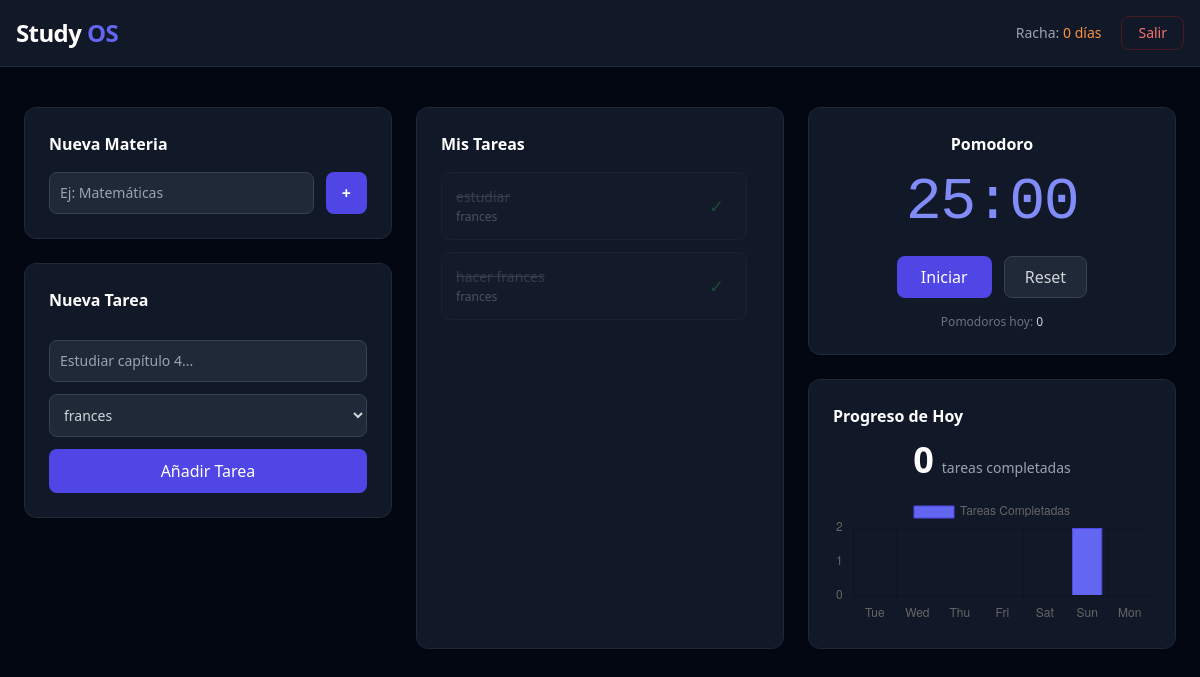
The app's page / (signed in) with its own data.
### core/models.py (models this page shows, shortened)
class Tarea(models.Model):
    titulo = models.CharField(max_length=200)
    materia = models.ForeignKey(Materia, on_delete=models.CASCADE)
    completada = models.BooleanField(default=False)
    fecha_completado = models.DateTimeField(null=True, blank=True)
    usuario = models.ForeignKey(User, on_delete=models.CASCADE)

class Materia(models.Model):
    nombre = models.CharField(max_length=100)
    usuario = models.ForeignKey(User, on_delete=models.CASCADE)

### core/views.py (the view, shortened to what this page needs)
# urls.py: path('', views.dashboard, name='dashboard'),
def dashboard(request):
    if not request.user.is_authenticated:
        return redirect('login')
    if 'completar_id' in request.GET:
        tarea = Tarea.objects.get(id=request.GET['completar_id'], usuario=request.user)
        tarea.completada = True
        tarea.fecha_completado = timezone.now()
        tarea.save()
        return redirect('dashboard')
    materias = Materia.objects.filter(usuario=request.user)
    tareas = Tarea.objects.filter(usuario=request.user).order_by('-id')
    hoy = timezone.now().date()
    tareas_hoy = Tarea.objects.filter(usuario=request.user, completada=True, fecha_completado__date=hoy).count()
    pomodoros_hoy = SesionPomodoro.objects.filter(usuario=request.user, fecha__date=hoy).count()
    labels = []
    data_tareas = []
    for i in range(6, -1, -1):
        dia = hoy - timedelta(days=i)
        labels.append(dia.strftime('%a'))
        data_tareas.append(Tarea.objects.filter(usuario=request.user, completada=True, fecha_completado__date=dia).count())
    racha = 0
    dia_check = hoy
    while True:
        hubo_actividad = Tarea.objects.filter(usuario=request.user, completada=True, fecha_completado__date=dia_check).exists() or \
                         SesionPomodoro.objects.filter(usuario=request.user, fecha__date=dia_check).exists()
        if hubo_actividad:
            racha += 1
            dia_check -= timedelta(days=1)
        else:
            break
    contexto = {
        'materias': materias, 'tareas': tareas,
        'tareas_hoy': tareas_hoy, 'pomodoros_hoy': pomodoros_hoy,
        'labels': labels, 'data_tareas': data_tareas, 'racha': racha
    }
    return render(request, 'dashboard.html', contexto)

### templates/dashboard.html (shortened to what this page needs)
<!DOCTYPE html>
<html lang="es">
<head>
    <script src="https://cdn.tailwindcss.com"></script>
</head>
<body class="bg-gray-950 text-gray-200 font-sans selection:bg-indigo-500 selection:text-white">
    <nav class="bg-gray-900 border-b border-gray-800 p-4 flex justify-between items-center">
        <h1 class="text-2xl font-bold tracking-tight text-white">Study <span class="text-indigo-500">OS</span></h1>
        <div class="flex items-center gap-5">
            <span class="text-sm text-gray-400"> Racha: <strong class="text-orange-400 font-medium">{{ racha }} días</strong></span>
            <form action="{% url 'logout' %}" method="post" class="m-0">
                <button class="bg-transparent border border-red-900/50 text-red-400 px-4 py-1.5 rounded-lg text-sm hover:bg-red-900/30 transition-colors duration-200">Salir</button>
            </form>
        </div>
    </nav>
    <div class="max-w-7xl mx-auto p-6 grid grid-cols-1 md:grid-cols-3 gap-6 mt-4">
        <div class="space-y-6">
            <div class="bg-gray-900 border border-gray-800 p-6 rounded-xl shadow-sm">
                <h3 class="font-semibold mb-4 text-white">Nueva Materia</h3>
                <form method="post" class="flex gap-3">
                    <input type="text" name="nombre_materia" required placeholder="Ej: Matemáticas" class="bg-gray-800 border border-gray-700 p-2.5 rounded-lg w-full outline-none focus:border-indigo-500 focus:ring-1 focus:ring-indigo-500 transition-colors text-sm">
                    <button class="bg-indigo-600 px-4 rounded-lg hover:bg-indigo-500 transition-colors duration-200 text-white font-bold">+</button>
                </form>
            </div>
            <div class="bg-gray-900 border border-gray-800 p-6 rounded-xl shadow-sm">
                <h3 class="font-semibold mb-4 text-white">Nueva Tarea</h3>
                <form method="post" class="space-y-3">
                    <input type="text" name="titulo_tarea" required placeholder="Estudiar capítulo 4..." class="w-full bg-gray-800 border border-gray-700 p-2.5 rounded-lg outline-none focus:border-indigo-500 focus:ring-1 focus:ring-indigo-500 transition-colors text-sm">
                    <select name="materia_id" class="w-full bg-gray-800 border border-gray-700 p-2.5 rounded-lg outline-none focus:border-indigo-500 focus:ring-1 focus:ring-indigo-500 transition-colors text-sm text-gray-300">
                        {% for m in materias %}<option value="{{ m.id }}">{{ m.nombre }}</option>{% endfor %}
                    </select>
                    <button class="w-full bg-indigo-600 p-2.5 rounded-lg hover:bg-indigo-500 transition-colors duration-200 font-medium text-white mt-2">Añadir Tarea</button>
                </form>
            </div>
        </div>
        <div class="bg-gray-900 border border-gray-800 p-6 rounded-xl shadow-sm md:col-span-1">
            <h3 class="font-semibold mb-4 text-white">Mis Tareas</h3>
            <div class="space-y-3 max-h-[28rem] overflow-y-auto pr-3">
                {% for t in tareas %}
                <div class="flex justify-between items-center bg-gray-800/50 border border-gray-700/50 p-3.5 rounded-lg transition-all {% if t.completada %} opacity-40 {% endif %}">
                    <div>
                        <p class="font-medium text-sm {% if t.completada %} line-through text-gray-500 {% else %} text-gray-200 {% endif %}">{{ t.titulo }}</p>
                        <p class="text-xs text-gray-400 mt-0.5">{{ t.materia.nombre }}</p>
                    </div>
                    {% if not t.completada %}
                        <a href="?completar_id={{ t.id }}" class="border border-green-500/30 text-green-400 px-3 py-1.5 rounded-md text-xs hover:bg-green-500/10 transition-colors duration-200">Hecho</a>
                    {% else %}
                        <span class="text-green-500/70 text-lg mr-2">✓</span>
                    {% endif %}
                </div>
                {% empty %}
                <div class="text-center py-8">
                    <p class="text-gray-500 text-sm">No hay tareas pendientes.</p>
                    <p class="text-gray-600 text-xs mt-1">¡Añade una para empezar!</p>
                </div>
                {% endfor %}
            </div>
        </div>
        <div class="space-y-6">
            <div class="bg-gray-900 border border-gray-800 p-6 rounded-xl shadow-sm text-center">
                <h3 class="font-semibold mb-4 text-white">Pomodoro</h3>
                <div id="timer" class="text-6xl font-mono font-light tracking-tight text-indigo-400 mb-6">25:00</div>
                <div class="flex gap-3 justify-center">
                    <button onclick="iniciarTimer()" id="btn-iniciar" class="bg-indigo-600 px-6 py-2 rounded-lg hover:bg-indigo-500 transition-colors duration-200 text-white font-medium">Iniciar</button>
                    <button onclick="resetearTimer()" class="bg-gray-800 border border-gray-700 px-5 py-2 rounded-lg hover:bg-gray-700 transition-colors duration-200 text-gray-300">Reset</button>
                </div>
                <p class="text-xs text-gray-500 mt-4">Pomodoros hoy: <span class="text-gray-300">{{ pomodoros_hoy }}</span></p>
            </div>
            <div class="bg-gray-900 border border-gray-800 p-6 rounded-xl shadow-sm">
                <h3 class="font-semibold mb-3 text-white">Progreso de Hoy</h3>
                <div class="flex items-baseline justify-center gap-2 mb-4">
                    <span class="text-4xl font-bold text-white">{{ tareas_hoy }}</span>
                    <span class="text-sm text-gray-400">tareas completadas</span>
                </div>
                <div class="h-32 mt-2">
                    <canvas id="statsChart"></canvas>
                </div>
            </div>
        </div>
    </div>
    <script>
        let tiempo = 25 * 60;
        let intervalo = null;
        const csrfToken = '{{ csrf_token }}';
        function actualizarDisplay() {
            const mins = Math.floor(tiempo / 60);
            const secs = tiempo % 60;
            document.getElementById('timer').innerText = `${String(mins).padStart(2,'0')}:${String(secs).padStart(2,'0')}`;
        }
        function iniciarTimer() {
            if (intervalo) return;
            document.getElementById('btn-iniciar').disabled = true;
            intervalo = setInterval(() => {
                tiempo--;
                actualizarDisplay();
                if (tiempo === 0) {
                    clearInterval(intervalo);
                    intervalo = null;
                    document.getElementById('btn-iniciar').disabled = false;
                    guardarPomodoro();
                    alert('¡Pomodoro terminado! Descansa 5 mins.');
                    resetearTimer();
                }
            }, 1000);
        }
        function resetearTimer() {
            clearInterval(intervalo);
            intervalo = null;
            tiempo = 25 * 60;
            actualizarDisplay();
            document.getElementById('btn-iniciar').disabled = false;
        }
        function guardarPomodoro() {
            fetch('/', {
                method: 'POST',
                headers: {'X-CSRFToken': csrfToken, 'Content-Type': 'application/x-www-form-urlencoded'},
                body: 'guardar_pomodoro=1'
            }).then(() => location.reload());
        }
        const ctx = document.getElementById('statsChart').getContext('2d');
        new Chart(ctx, {
            type: 'bar',
            data: {
                labels: {{ labels|safe }},
                datasets: [{
                    label: 'Tareas Completadas',
                    data: {{ data_tareas|safe }},
                    backgroundColor: '#6366f1',
                    borderColor: '#4f46e5',
                    borderWidth: 1
                }]
            },
            options: {
                responsive: true,
                maintainAspectRatio: false,
                scales: {
                    y: {
                        beginAtZero: true,
                        ticks: { stepSize: 1 }
                    }
                }
            }
        });
    </script>
</body>
</html>

### records on screen
Tarea: titulo "estudiar", materia.nombre "frances"
Tarea: titulo "hacer frances", materia.nombre "frances"

### other values on screen
{{ racha }} "0"
{{ pomodoros_hoy }} "0"
{{ tareas_hoy }} "0"
form field materia_id "frances"
chart data {{ data_tareas|safe }} [0, 0, 0, 0, 0, 2, 0]
